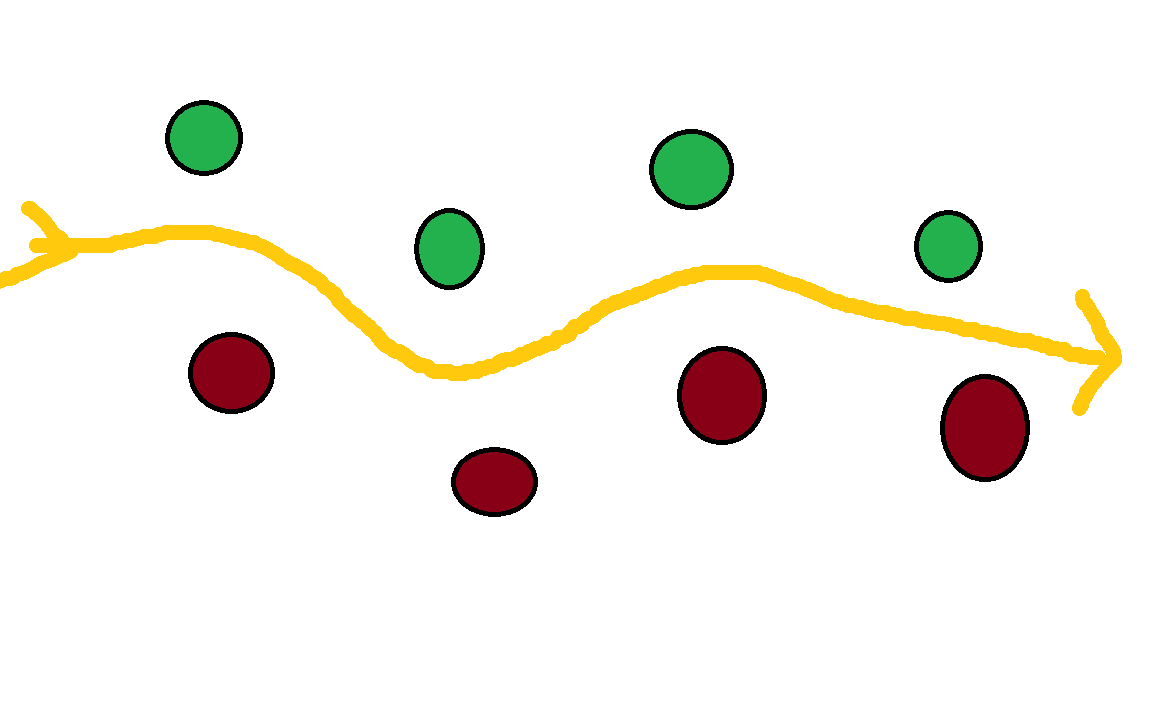
#> input picture jalur.png, 1152 x 720 px, given in place of videokapal.mp4, which was not available
$ python projekakhirBUV.py
#> lines starting #> are read from the running program, lines starting #| are printed output that depends on the picture; after the words box and inside, x2 and y2 are one past the last pixel; in counts of white or black regions, pixels touching at a corner belong together; pictures that were not available may be replaced by others from this repository, and a replacement may not be noted
#> further down, frame is the input picture: shape (720, 1152, 3); mean B, G, R 237.1, 243.2, 245.4
import cv2
import numpy as np

def detect_balls(frame, min_ball_area=100):
    # Convert BGR to HSV
#> called with min_ball_area = 200
    hsv = cv2.cvtColor(frame, cv2.COLOR_BGR2HSV)
#> hsv: shape (720, 1152, 3); mean H, S, V 5.9, 15.8, 247.8

    # Define range untuk bola merah
    lower_red1 = np.array([0, 70, 50])
    upper_red1 = np.array([10, 255, 255])
    lower_red2 = np.array([170, 70, 50])
    upper_red2 = np.array([180, 255, 255])

    # Define range untuk bola hijau
    lower_green = np.array([80, 70, 50])
    upper_green = np.array([95, 255, 255])

    # Membuat mask untuk masing-masing warna
    mask_red1 = cv2.inRange(hsv, lower_red1, upper_red1)
#> mask_red1: shape (720, 1152); every value is 0
    mask_red2 = cv2.inRange(hsv, lower_red2, upper_red2)
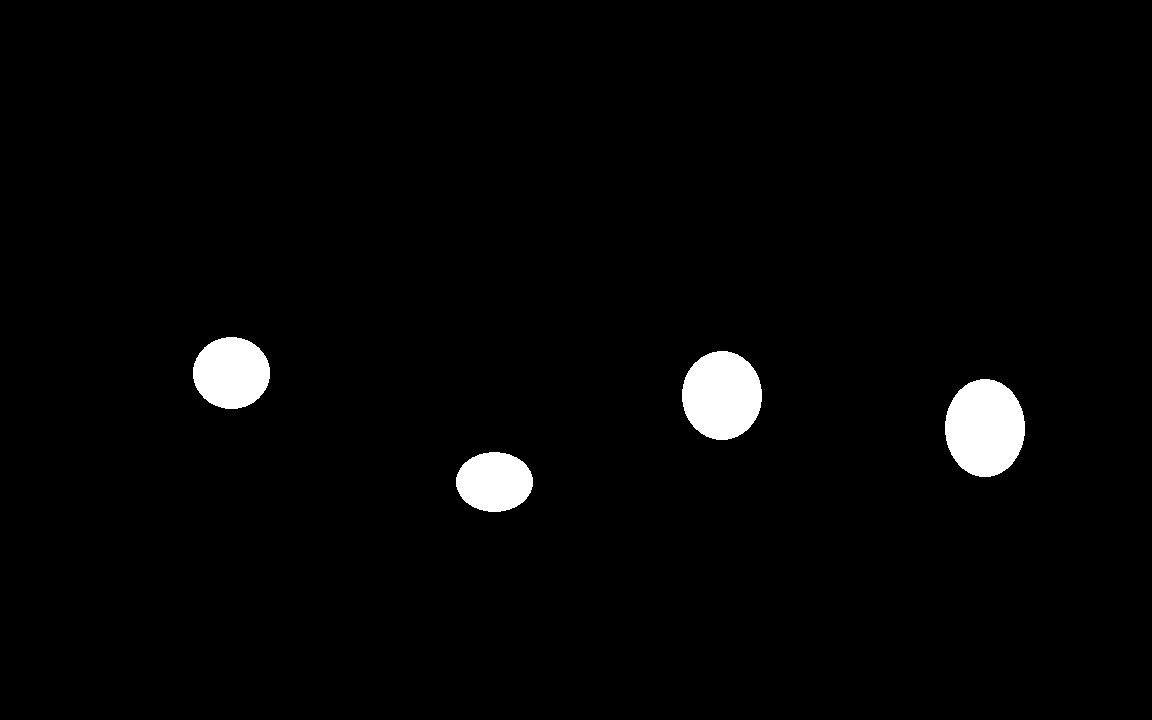
#> mask_red2: shape (720, 1152); 2.4% white; 4 white regions
    mask_red = cv2.bitwise_or(mask_red1, mask_red2)
    mask_green = cv2.inRange(hsv, lower_green, upper_green)

    # Morphological operations untuk noise reduction
    kernel = np.ones((5, 5), np.uint8)
    mask_red = cv2.morphologyEx(mask_red, cv2.MORPH_OPEN, kernel)
    mask_green = cv2.morphologyEx(mask_green, cv2.MORPH_OPEN, kernel)

    # Menemukan contours
    contours_red, _ = cv2.findContours(mask_red, cv2.RETR_EXTERNAL, cv2.CHAIN_APPROX_SIMPLE)
#> contours_red = 4 contours; box (x1, y1, x2, y2) and area: (945, 379, 1025, 477) 6019, (682, 351, 762, 440) 5463, (193, 337, 270, 409) 4236, (456, 452, 533, 512) 3523
    contours_green, _ = cv2.findContours(mask_green, cv2.RETR_EXTERNAL, cv2.CHAIN_APPROX_SIMPLE)
#> contours_green = []

    # Menggambar hasil deteksi
    result = frame.copy()

    # Deteksi bola merah
    for cnt in contours_red:
        area = cv2.contourArea(cnt)
        if area > min_ball_area:  # Gunakan parameter ukuran minimal
            (x, y), radius = cv2.minEnclosingCircle(cnt)
            center = (int(x), int(y))
            radius = int(radius)
            cv2.circle(result, center, radius, (0, 0, 255), 2)
            cv2.putText(result, 'Red Ball', (int(x - radius), int(y - radius)),
                        cv2.FONT_HERSHEY_SIMPLEX, 0.5, (0, 0, 255), 2)
#> this loop made 4 passes
#> (area, x, y, radius, center) on passes 1 to 4: (3523, 494, 481.5, 38, (494, 481)), (6019, 984.5, 427.6, 48, (984, 427)), (5463, 721.5, 395, 44, (721, 395)), (4236, 231, 372.5, 38, (231, 372))
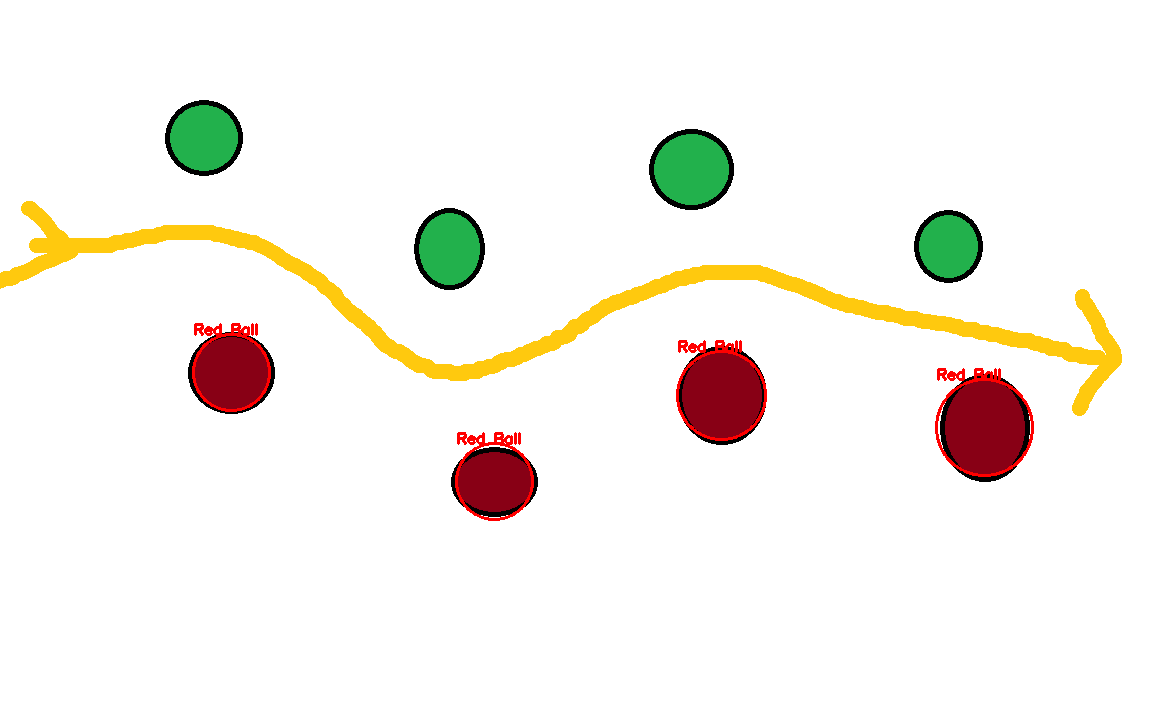
#> result: shape (720, 1152, 3); 0.6% of pixels changed, all inside (x1, y1, x2, y2) = (192, 323, 1034, 521)

    # Deteksi bola hijau
    for cnt in contours_green:
        area = cv2.contourArea(cnt)
        if area > min_ball_area:  # Gunakan parameter ukuran minimal
            (x, y), radius = cv2.minEnclosingCircle(cnt)
            center = (int(x), int(y))
            radius = int(radius)
            cv2.circle(result, center, radius, (0, 255, 0), 2)
            cv2.putText(result, 'Green Ball', (int(x - radius), int(y - radius)),
                        cv2.FONT_HERSHEY_SIMPLEX, 0.5, (0, 255, 0), 2)
#> this loop made 0 passes

    # Membagi frame sesuai grid di gambar
    height, width, _ = frame.shape
#> height = 720; width = 1152
    top_height = height // 3  # Bagian atas
#> top_height = 240
    middle_height = height // 3  # Bagian tengah
#> middle_height = 240
    bottom_height = height - (top_height + middle_height)  # Sisa untuk bagian bawah
#> bottom_height = 240
    col_width = width // 3  # Lebar setiap kolom
#> col_width = 384

    #   Garis horizontal
    cv2.line(result, (0, top_height), (width, top_height), (255, 255, 255), 2)  # Garis bawah bagian atas
    cv2.line(result, (0, top_height + middle_height), (width, top_height + middle_height), (255, 255, 255), 2)  # Garis bawah bagian tengah
#> result: shape (720, 1152, 3); mean B, G, R 236.7, 242.7, 246.3

    # Garis vertikal
    cv2.line(result, (col_width, top_height), (col_width, height), (255, 255, 255), 2)  # Garis vertikal pertama
#> result: shape (720, 1152, 3); mean B, G, R 236.8, 242.7, 246.3
    cv2.line(result, (2 * col_width, top_height), (2 * col_width, height), (255, 255, 255), 2)  # Garis vertikal kedua
#> result: shape (720, 1152, 3); mean B, G, R 236.8, 242.7, 246.3

    # Menambahkan label manual
    #   Label bagian atas (R1)
    cv2.putText(result, "R1", (width // 2, top_height // 2), cv2.FONT_HERSHEY_SIMPLEX, 0.6, (255, 255, 255), 2)

    # Label bagian tengah (R2C1, R2C2, R2C3)
    cv2.putText(result, "R2C1", (col_width // 2, top_height + middle_height // 2), cv2.FONT_HERSHEY_SIMPLEX, 0.6, (255, 255, 255), 2)
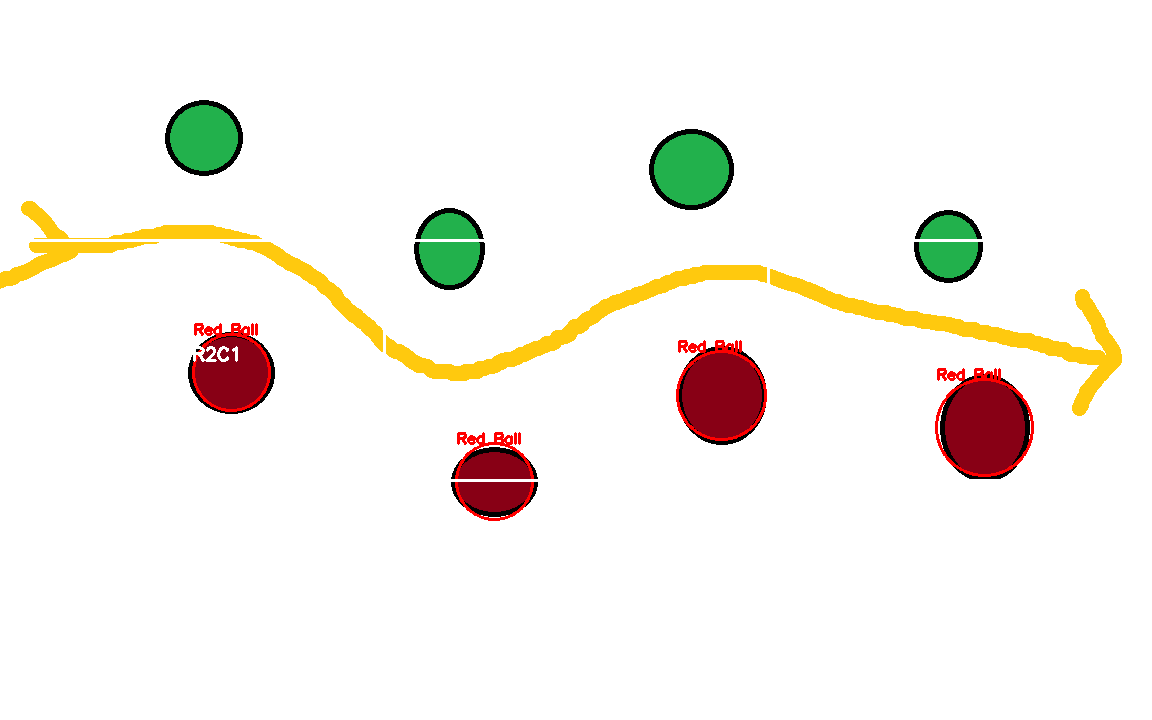
#> result: shape (720, 1152, 3); mean B, G, R 236.9, 242.8, 246.4
    cv2.putText(result, "R2C2", (col_width + col_width // 2, top_height + middle_height // 2), cv2.FONT_HERSHEY_SIMPLEX, 0.6, (255, 255, 255), 2)
    cv2.putText(result, "R2C3", (2 * col_width + col_width // 2, top_height + middle_height // 2), cv2.FONT_HERSHEY_SIMPLEX, 0.6, (255, 255, 255), 2)

    # Label bagian bawah (R3C1, R3C2, R3C3)
    cv2.putText(result, "R3C1", (col_width // 2, top_height + middle_height + bottom_height // 2), cv2.FONT_HERSHEY_SIMPLEX, 0.6, (255, 255, 255), 2)
    cv2.putText(result, "R3C2", (col_width + col_width // 2, top_height + middle_height + bottom_height // 2), cv2.FONT_HERSHEY_SIMPLEX, 0.6, (255, 255, 255), 2)
    cv2.putText(result, "R3C3", (2 * col_width + col_width // 2, top_height + middle_height + bottom_height // 2), cv2.FONT_HERSHEY_SIMPLEX, 0.6, (255, 255, 255), 2)


    return result


video_path = "videokapal.mp4"
cap = cv2.VideoCapture(video_path)

# Minimal ukuran bola dalam piksel persegi
MIN_BALL_AREA = 200  # Ubah nilai sesuai kebutuhan

while True:
    ret, frame = cap.read()
    if not ret:
        break

    result = detect_balls(frame, min_ball_area=MIN_BALL_AREA)
    cv2.imshow('Result', result)

    if cv2.waitKey(1) & 0xFF == ord('q'):
#> (key q is pressed here)
        break

cap.release()
cv2.destroyAllWindows()
